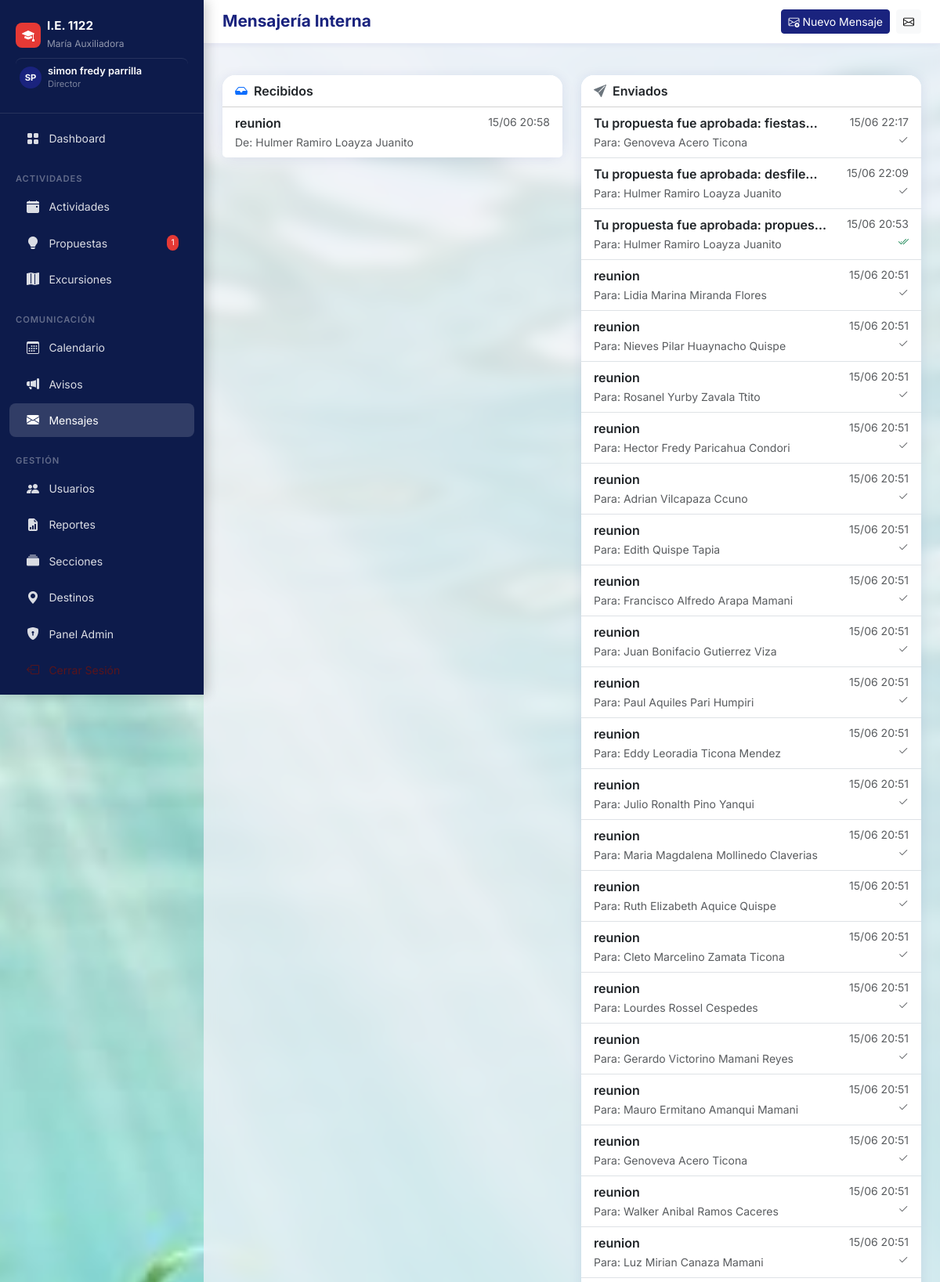
Page /mensajes/ (signed in, upper part) on the committed database.
### core/models.py (models this page shows, shortened)
class User(AbstractUser):
    ROLE_CHOICES = [
        ('director', 'Director'),
        ('docente', 'Docente'),
    ]
    role = models.CharField(max_length=20, choices=ROLE_CHOICES, default='docente', verbose_name='Rol')
    email = models.EmailField(unique=True, verbose_name='Correo electrónico')
    telefono = models.CharField(max_length=15, blank=True, verbose_name='Teléfono')
    fecha_nacimiento = models.DateField(null=True, blank=True, verbose_name='Fecha de nacimiento')
    foto_perfil = models.ImageField(upload_to='perfiles/', blank=True, null=True, verbose_name='Foto de perfil')
    seccion_asignada = models.CharField(max_length=50, blank=True, verbose_name='Sección / Grado asignado', help_text='Ej: 3B, 5A, ED.FISICA')
    class Meta:
        verbose_name = 'Usuario'
        verbose_name_plural = 'Usuarios'
    @property
    def is_director(self):
        return self.role == 'director'

class Mensaje(models.Model):
    de_usuario = models.ForeignKey(
        User,
        on_delete=models.CASCADE,
        related_name='mensajes_enviados',
        verbose_name='De'
    )
    para_usuario = models.ForeignKey(
        User,
        on_delete=models.CASCADE,
        related_name='mensajes_recibidos',
        verbose_name='Para'
    )
    asunto = models.CharField(max_length=300, verbose_name='Asunto')
    mensaje = models.TextField(verbose_name='Mensaje')
    leido = models.BooleanField(default=False, verbose_name='Leído')
    fecha_envio = models.DateTimeField(auto_now_add=True)
    fecha_lectura = models.DateTimeField(null=True, blank=True)
    class Meta:
        verbose_name = 'Mensaje'
        verbose_name_plural = 'Mensajes'
        ordering = ['-fecha_envio']

### core/views.py (the view)
# urls.py: path('mensajes/', views.mensajes_bandeja, name='mensajes_bandeja'),
@login_required
def mensajes_bandeja(request):
    recibidos = Mensaje.objects.filter(para_usuario=request.user).select_related('de_usuario')
    enviados = Mensaje.objects.filter(de_usuario=request.user).select_related('para_usuario')
    no_leidos = recibidos.filter(leido=False).count()
    return render(request, 'mensajes/bandeja.html', {
        'recibidos': recibidos,
        'enviados': enviados,
        'no_leidos': no_leidos,
    })

### core/context_processors.py (called while the page is built)
def global_context(request):
    if request.user.is_authenticated:
        mensajes_no_leidos = Mensaje.objects.filter(
            para_usuario=request.user, leido=False
        ).count()
        pendientes_count = 0
        if request.user.is_director:
            pendientes_count = PropuestaActividad.objects.filter(estado='pendiente').count()
        return {
            'mensajes_no_leidos': mensajes_no_leidos,
            'pendientes_count': pendientes_count,
        }
    return {}

### templates/mensajes/bandeja.html (shortened to what this page needs)
{% extends 'base.html' %}
{% block page_title %}Mensajería Interna{% endblock %}
{% block topbar_actions %}
  <a href="{% url 'mensaje_enviar' %}" class="btn btn-sm btn-primary">
    <i class="bi bi-envelope-plus me-1"></i>Nuevo Mensaje
  </a>
{% endblock %}
{% block content %}
<div class="row g-4">
  <div class="col-lg-6">
    <div class="card">
      <div class="card-header bg-white d-flex align-items-center gap-2">
        <i class="bi bi-inbox-fill text-primary"></i>
        Recibidos
      </div>
      <div class="list-group list-group-flush">
        {% for msg in recibidos %}
        <a href="{% url 'mensaje_leer' msg.pk %}" class="list-group-item list-group-item-action {% if not msg.leido %}bg-primary-subtle{% endif %}">
          <div class="d-flex justify-content-between align-items-start">
            <div>
              <div class="fw-semibold d-flex align-items-center gap-2">
                {{ msg.asunto|truncatechars:35 }}
              </div>
              <small class="text-muted">De: {{ msg.de_usuario.get_full_name|default:msg.de_usuario.username }}</small>
            </div>
            <small class="text-muted">{{ msg.fecha_envio|date:"d/m H:i" }}</small>
          </div>
        </a>
        {% empty %}
        <div class="text-center text-muted py-4">
          <i class="bi bi-inbox fs-2 d-block mb-2"></i><small>Sin mensajes recibidos</small>
        </div>
        {% endfor %}
      </div>
    </div>
  </div>
  <div class="col-lg-6">
    <div class="card">
      <div class="card-header bg-white d-flex align-items-center gap-2">
        <i class="bi bi-send-fill text-secondary"></i>Enviados
      </div>
      <div class="list-group list-group-flush">
        {% for msg in enviados %}
        <a href="{% url 'mensaje_leer' msg.pk %}" class="list-group-item list-group-item-action">
          <div class="d-flex justify-content-between align-items-start">
            <div>
              <div class="fw-semibold">{{ msg.asunto|truncatechars:35 }}</div>
              <small class="text-muted">Para: {{ msg.para_usuario.get_full_name|default:msg.para_usuario.username }}</small>
            </div>
            <div class="text-end">
              <small class="text-muted d-block">{{ msg.fecha_envio|date:"d/m H:i" }}</small>
              {% if msg.leido %}<small class="text-success"><i class="bi bi-check2-all"></i></small>
              {% else %}<small class="text-muted"><i class="bi bi-check2"></i></small>{% endif %}
            </div>
          </div>
        </a>
        {% empty %}
        <div class="text-center text-muted py-4">
          <i class="bi bi-send fs-2 d-block mb-2"></i><small>Sin mensajes enviados</small>
        </div>
        {% endfor %}
      </div>
    </div>
  </div>
</div>
{% endblock %}

### templates/base.html (shortened to what this page needs)
<!DOCTYPE html>
<html lang="es">
<head>
  <link href="https://cdn.jsdelivr.net/npm/bootstrap@5.3.3/dist/css/bootstrap.min.css" rel="stylesheet">
  <link href="https://cdn.jsdelivr.net/npm/bootstrap-icons@1.11.3/font/bootstrap-icons.css" rel="stylesheet">
</head>
<body>
  <nav id="sidebar">
    <div class="sidebar-brand">
      <div class="d-flex align-items-center gap-2 mb-1">
        <div
          style="background:#e53935;width:32px;height:32px;border-radius:8px;display:flex;align-items:center;justify-content:center;">
          <i class="bi bi-mortarboard-fill text-white"></i>
        </div>
        <div>
          <h6>I.E. 1122</h6>
          <small>María Auxiliadora</small>
        </div>
      </div>
      {% if user.is_authenticated %}
      <a href="{% url 'perfil' %}" class="text-decoration-none d-flex align-items-center gap-2 mt-2 pt-2 profile-link"
        style="border-top:1px solid rgba(255,255,255,0.1)">
        {% if user.foto_perfil %}
        <img src="{{ user.foto_perfil.url }}" class="rounded-circle" width="28" height="28" style="object-fit:cover;">
        {% else %}
        <div class="avatar-placeholder" style="width:28px;height:28px;font-size:.7rem;">
          {{ user.first_name|first|upper }}{{ user.last_name|first|upper }}
        </div>
        {% endif %}
        <div>
          <div style="color:#fff;font-size:.8rem;font-weight:600;line-height:1.2;">
            {{ user.get_full_name|default:user.username }}
          </div>
          <div style="color:rgba(255,255,255,.45);font-size:.7rem;">
            {{ user.get_role_display }}
          </div>
        </div>
      </a>
      {% endif %}
    </div>
    <ul class="nav flex-column py-2">
      <li><a class="nav-link {% if request.resolver_match.url_name == 'dashboard' %}active{% endif %}"
          href="{% url 'dashboard' %}">
          <i class="bi bi-grid-fill"></i> Dashboard
        </a></li>
      <div class="nav-section">Actividades</div>
      <li><a class="nav-link {% if 'actividades' in request.path %}active{% endif %}"
          href="{% url 'actividades_lista' %}">
          <i class="bi bi-calendar-event-fill"></i> Actividades
        </a></li>
      <li><a class="nav-link {% if 'propuestas' in request.path %}active{% endif %}"
          href="{% url 'propuestas_lista' %}">
          <i class="bi bi-lightbulb-fill"></i> Propuestas
          {% if user.is_director %}
          {% with cnt=pendientes_count %}{% if cnt %}<span class="badge-count">{{ cnt }}</span>{% endif %}{% endwith %}
          {% endif %}
        </a></li>
      <li><a class="nav-link {% if 'excursiones' in request.path %}active{% endif %}"
          href="{% url 'excursiones_lista' %}">
          <i class="bi bi-map-fill"></i> Excursiones
        </a></li>
      <div class="nav-section">Comunicación</div>
      <li><a class="nav-link {% if 'calendario' in request.path %}active{% endif %}"
          href="{% url 'calendario_actividades' %}">
          <i class="bi bi-calendar3"></i> Calendario
        </a></li>
      <li><a class="nav-link {% if 'avisos' in request.path %}active{% endif %}" href="{% url 'avisos_lista' %}">
          <i class="bi bi-megaphone-fill"></i> Avisos
        </a></li>
      <li><a class="nav-link {% if 'mensajes' in request.path %}active{% endif %}" href="{% url 'mensajes_bandeja' %}">
          <i class="bi bi-envelope-fill"></i> Mensajes
        </a></li>
      {% if user.is_director %}
      <div class="nav-section">Gestión</div>
      <li><a class="nav-link {% if 'usuarios' in request.path %}active{% endif %}" href="{% url 'usuarios_lista' %}">
          <i class="bi bi-people-fill"></i> Usuarios
        </a></li>
      <li><a class="nav-link {% if 'reportes' in request.path %}active{% endif %}" href="{% url 'reportes_panel' %}">
          <i class="bi bi-file-earmark-bar-graph-fill"></i> Reportes
        </a></li>
      <li><a class="nav-link {% if 'secciones' in request.path %}active{% endif %}" href="{% url 'secciones_lista' %}">
          <i class="bi bi-collection-fill"></i> Secciones
        </a></li>
      <li><a class="nav-link {% if 'destinos' in request.path %}active{% endif %}" href="{% url 'destinos_lista' %}">
          <i class="bi bi-geo-alt-fill"></i> Destinos
        </a></li>
      <li><a class="nav-link" href="/admin/" target="_blank">
          <i class="bi bi-shield-lock-fill"></i> Panel Admin
        </a></li>
      {% endif %}
      <li><a class="nav-link text-danger-emphasis" href="{% url 'logout' %}">
          <i class="bi bi-box-arrow-left"></i> Cerrar Sesión
        </a></li>
    </ul>
  </nav>
  <div id="main-content">
    <div class="topbar d-flex align-items-center justify-content-between">
      <div class="d-flex align-items-center gap-3">
        <h1 class="page-title">{% block page_title %}{% endblock %}</h1>
      </div>
      <div class="d-flex align-items-center gap-2">
        {% block topbar_actions %}{% endblock %}
        <a href="{% url 'mensajes_bandeja' %}" class="btn btn-sm btn-light position-relative">
          <i class="bi bi-envelope"></i>
        </a>
      </div>
    </div>
    <div class="px-4 pt-3">
    </div>
    <main class="p-4">
      {% block content %}{% endblock %}
    </main>
  </div>
</body>
</html>

### templates/base.html (style rules this page uses)
:root { --primary: #1a237e; --primary-light: #283593; --accent: #e53935; --sidebar-bg: #0d1b4b; --sidebar-text: rgba(255, 255, 255, 0.85); --sidebar-active: rgba(255, 255, 255, 0.15); --body-bg: #f0f2f8; --card-shadow: 0 2px 16px rgba(26, 35, 126, 0.10); }
body { font-family: 'Inter', sans-serif; background: url('/static/img/fondo_agua_plantas.png') no-repeat center center fixed; background-size: cover; min-height: 100vh; animation: dynamicBG 40s linear infinite alternate; }
#sidebar { backdrop-filter: blur(5px); box-shadow: 4px 0 15px rgba(0, 0, 0, 0.2); }
#sidebar { width: 260px; min-height: 100vh; background: var(--sidebar-bg); position: fixed; top: 0; left: 0; z-index: 1000; transition: all .3s ease; overflow-y: auto; }
#sidebar .sidebar-brand { padding: 1.5rem 1.25rem; border-bottom: 1px solid rgba(255, 255, 255, 0.1); }
#sidebar .sidebar-brand h6 { color: #fff; font-weight: 700; margin: 0; font-size: .95rem; }
#sidebar .sidebar-brand small { color: rgba(255, 255, 255, 0.55); font-size: .75rem; }
#sidebar .nav-link { color: var(--sidebar-text); padding: .6rem 1.25rem; border-radius: .5rem; margin: .1rem .75rem; display: flex; align-items: center; gap: .65rem; font-size: .875rem; transition: all .2s; }
#sidebar .nav-link:hover, #sidebar .nav-link.active { background: var(--sidebar-active); color: #fff; }
#sidebar .nav-link i { width: 20px; text-align: center; font-size: 1rem; }
#sidebar .nav-section { color: rgba(255, 255, 255, 0.35); font-size: .7rem; font-weight: 600; text-transform: uppercase; letter-spacing: .08em; padding: .75rem 1.25rem .25rem; margin-top: .5rem; }
#sidebar .badge-count { background: var(--accent); color: #fff; font-size: .65rem; padding: .2em .5em; border-radius: 10px; margin-left: auto; }
#main-content { margin-left: 260px; min-height: 100vh; transition: margin .3s; background: rgba(240, 242, 248, 0.75); backdrop-filter: blur(8px); position: relative; }
.topbar { background: #fff; border-bottom: 1px solid #e8eaf6; padding: .75rem 1.5rem; position: sticky; top: 0; z-index: 900; box-shadow: 0 1px 8px rgba(26, 35, 126, 0.07); }
.page-title { font-size: 1.3rem; font-weight: 700; color: var(--primary); margin: 0; }
.card { border: none; border-radius: 1rem; box-shadow: var(--card-shadow); }
.card-header { border-radius: 1rem 1rem 0 0 !important; font-weight: 600; }
.btn-primary { background: var(--primary); border-color: var(--primary); }
.avatar-placeholder { width: 36px; height: 36px; border-radius: 50%; background: var(--primary); color: #fff; display: inline-flex; align-items: center; justify-content: center; font-weight: 700; font-size: .85rem; }
.profile-link { transition: background 0.2s ease; border-radius: 8px; padding: 5px; }

### rows in the picture
User: first_name|first "S", last_name|first "P", get_full_name "simon fredy parrilla", role "Director"
Mensaje: asunto "reunion", de_usuario.get_full_name "Hulmer Ramiro Loayza Juanito", fecha_envio "15/06 20:58"
Mensaje: asunto "Tu propuesta fue aprobada: fiestas…", para_usuario.get_full_name "Genoveva Acero Ticona", fecha_envio "15/06 22:17", leido False (drawn)
Mensaje: asunto "Tu propuesta fue aprobada: desfile…", para_usuario.get_full_name "Hulmer Ramiro Loayza Juanito", fecha_envio "15/06 22:09", leido False (drawn)
Mensaje: asunto "Tu propuesta fue aprobada: propues…", para_usuario.get_full_name "Hulmer Ramiro Loayza Juanito", fecha_envio "15/06 20:53", leido True (drawn)
Mensaje: asunto "reunion", para_usuario.get_full_name "Lidia Marina Miranda Flores", fecha_envio "15/06 20:51", leido False (drawn)
Mensaje: asunto "reunion", para_usuario.get_full_name "Nieves Pilar Huaynacho Quispe", fecha_envio "15/06 20:51", leido False (drawn)
Mensaje: asunto "reunion", para_usuario.get_full_name "Rosanel Yurby Zavala Ttito", fecha_envio "15/06 20:51", leido False (drawn)
Mensaje: asunto "reunion", para_usuario.get_full_name "Hector Fredy Paricahua Condori", fecha_envio "15/06 20:51", leido False (drawn)
Mensaje: asunto "reunion", para_usuario.get_full_name "Adrian Vilcapaza Ccuno", fecha_envio "15/06 20:51", leido False (drawn)
Mensaje: asunto "reunion", para_usuario.get_full_name "Edith Quispe Tapia", fecha_envio "15/06 20:51", leido False (drawn)
Mensaje: asunto "reunion", para_usuario.get_full_name "Francisco Alfredo Arapa Mamani", fecha_envio "15/06 20:51", leido False (drawn)
Mensaje: asunto "reunion", para_usuario.get_full_name "Juan Bonifacio Gutierrez Viza", fecha_envio "15/06 20:51", leido False (drawn)
Mensaje: asunto "reunion", para_usuario.get_full_name "Paul Aquiles Pari Humpiri", fecha_envio "15/06 20:51", leido False (drawn)
Mensaje: asunto "reunion", para_usuario.get_full_name "Eddy Leoradia Ticona Mendez", fecha_envio "15/06 20:51", leido False (drawn)
Mensaje: asunto "reunion", para_usuario.get_full_name "Julio Ronalth Pino Yanqui", fecha_envio "15/06 20:51", leido False (drawn)
Mensaje: asunto "reunion", para_usuario.get_full_name "Maria Magdalena Mollinedo Claverias", fecha_envio "15/06 20:51", leido False (drawn)
Mensaje: asunto "reunion", para_usuario.get_full_name "Ruth Elizabeth Aquice Quispe", fecha_envio "15/06 20:51", leido False (drawn)
Mensaje: asunto "reunion", para_usuario.get_full_name "Cleto Marcelino Zamata Ticona", fecha_envio "15/06 20:51", leido False (drawn)
Mensaje: asunto "reunion", para_usuario.get_full_name "Lourdes Rossel Cespedes", fecha_envio "15/06 20:51", leido False (drawn)
Mensaje: asunto "reunion", para_usuario.get_full_name "Gerardo Victorino Mamani Reyes", fecha_envio "15/06 20:51", leido False (drawn)
Mensaje: asunto "reunion", para_usuario.get_full_name "Mauro Ermitano Amanqui Mamani", fecha_envio "15/06 20:51", leido False (drawn)
Mensaje: asunto "reunion", para_usuario.get_full_name "Genoveva Acero Ticona", fecha_envio "15/06 20:51", leido False (drawn)
Mensaje: asunto "reunion", para_usuario.get_full_name "Walker Anibal Ramos Caceres", fecha_envio "15/06 20:51", leido False (drawn)
Mensaje: asunto "reunion", para_usuario.get_full_name "Luz Mirian Canaza Mamani", fecha_envio "15/06 20:51", leido False (drawn)

### other values in the picture
{{ cnt }} "1"
